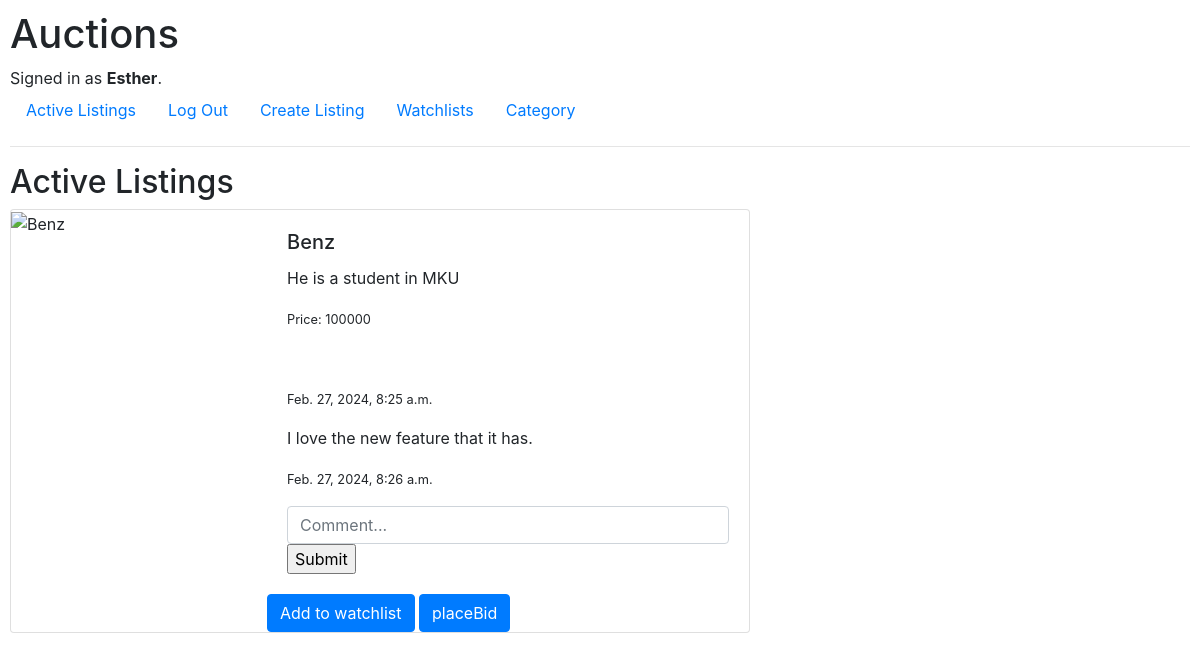
/details/1 (signed in), run on an earlier commit of the app's database.
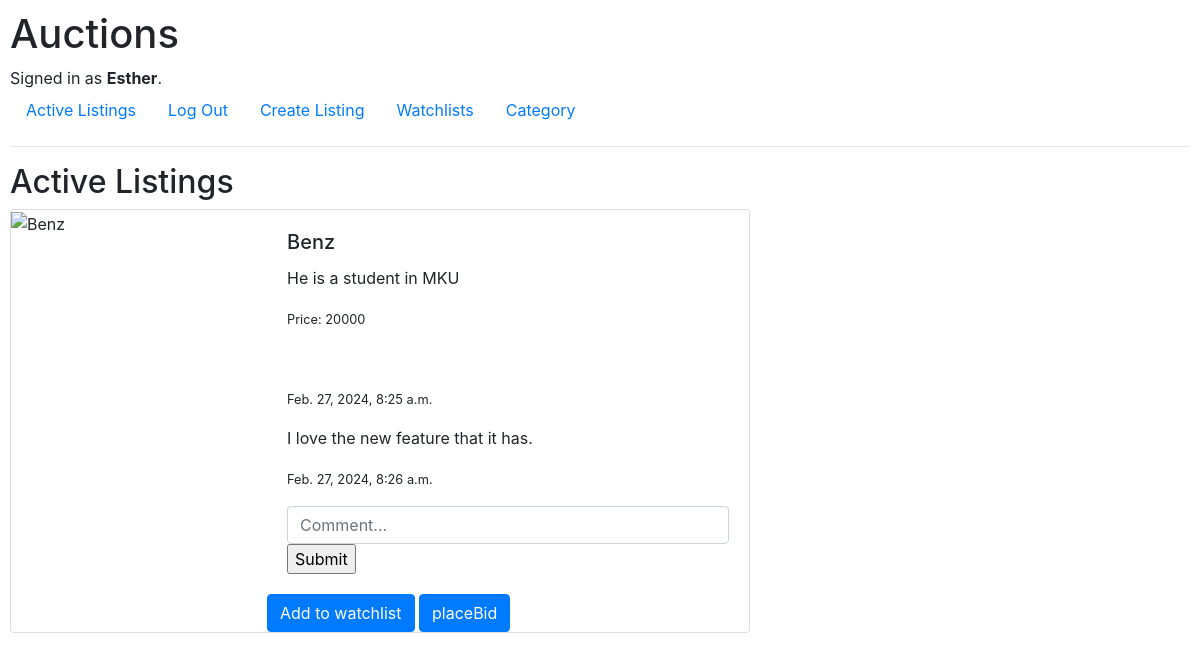
And on a later commit of the database.
### auctions/models.py (models this page shows, shortened)
class Listing(models.Model):
    creator=models.ForeignKey(User,on_delete=models.CASCADE,related_name='creates',default='')
    name=models.CharField(max_length=200)
    image=models.URLField(default='')
    description=models.CharField(max_length=400)
    amount=models.OneToOneField('Bid',related_name='price',on_delete=models.CASCADE)
    category=models.ForeignKey('Category',on_delete=models.CASCADE)
    status=models.BooleanField()
    watchlist=models.ManyToManyField(User,related_name='watchlists',null=True,blank=True)

class Bid(models.Model):
    bid_amount=models.IntegerField()
    bid_time=models.DateTimeField(auto_now_add=True)
    bidder=models.ForeignKey(User,related_name='owner',on_delete=models.CASCADE)
    listing=models.ForeignKey(Listing,on_delete=models.CASCADE,related_name='listingBid',default='',null=True,blank=True)

### auctions/views.py (the view)
# urls.py: path('details/<int:id>',views.detailed,name='detailed'),
def detailed(request, id):
    user=request.user
    product=Listing.objects.get(id=id)
    isTrue=product in user.watchlists.all()
    allcomments=Comment.objects.filter(listing=product)
    return render(request,'auctions/detailed.html',{
        'product':product,
        'isTrue':isTrue,
        'allcomments':allcomments
    })

### auctions/templates/auctions/detailed.html (shortened to what this page needs)
{% extends "auctions/layout.html" %}
{% block body %}
    <h2>Active Listings</h2>
    <div class="card mb-3" style="max-width: 740px;">
        <div class="row g-0">
          <div class="col-md-4">
            <img src="{{product.image}}" class="img-fluid rounded-start" alt="{{product.name}}">
          </div>
          <div class="col-md-8">
            <div class="card-body">
                <h5 class="card-title">{{product.name}}</h5>
                <p class="card-text">{{product.description}}</p>
                <p class="card-text"><small class="text-body-secondary">Price: {{product.amount.bid_amount}}</small></p>
            </div>
            <div class="card-body">
                {% for comment in allcomments %}
                    <p class="card-text">{{ comment.message }}</p>
                    <p class="card-text"><small class="text-body-secondary">{{ comment.time }}</small></p>
                {% empty %}
                    <i>No comments yet.</i>
                {% endfor %}
                {% if user.is_authenticated %}
                    <form action="{% url 'comment' product.id %}" method="post"> {% csrf_token %}
                        <input type="text" class="form-control" name="comment" placeholder="Comment..." >
                        <input type="submit" name="submit">
                    </form>
                {% endif %}
            </div>
            {% if request.user.is_authenticated %}
                {% if isTrue %}
                    <a href="{% url 'removeFromWatchlist' product.id %}" class="btn btn-primary">Remove from watchlist</a>
                {% else %}
                    <a href="{% url 'addToWatchlist' product.id %}" class="btn btn-primary">Add to watchlist</a>
                {% endif %}
                <a href="{% url 'placeBid' product.id %}" class="btn btn-primary">placeBid</a>
            {% endif %}
          </div>
        </div>
      </div>
{% endblock %}

What changed in the data, as far as the page shows it:
changed Listing "Benz": amount.bid_amount "100000" → "20000"
